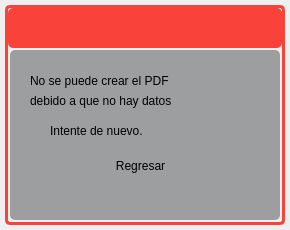
<?xml version="1.0" encoding="UTF-8"?>
<ui version="4.0">
 <class>Error_PDF</class>
 <widget class="QWidget" name="Error_PDF">
  <property name="geometry">
   <rect>
    <x>0</x>
    <y>0</y>
    <width>290</width>
    <height>230</height>
   </rect>
  </property>
  <property name="windowTitle">
   <string>Form</string>
  </property>
  <property name="styleSheet">
   <string notr="true">border-radius: 5px</string>
  </property>
  <layout class="QVBoxLayout" name="verticalLayout">
   <property name="spacing">
    <number>0</number>
   </property>
   <property name="leftMargin">
    <number>0</number>
   </property>
   <property name="topMargin">
    <number>0</number>
   </property>
   <property name="rightMargin">
    <number>0</number>
   </property>
   <property name="bottomMargin">
    <number>0</number>
   </property>
   <item>
    <widget class="QFrame" name="central_widget_frame">
     <property name="frameShape">
      <enum>QFrame::StyledPanel</enum>
     </property>
     <property name="frameShadow">
      <enum>QFrame::Raised</enum>
     </property>
     <layout class="QVBoxLayout" name="shadow_layout">
      <property name="spacing">
       <number>0</number>
      </property>
      <property name="leftMargin">
       <number>5</number>
      </property>
      <property name="topMargin">
       <number>5</number>
      </property>
      <property name="rightMargin">
       <number>5</number>
      </property>
      <property name="bottomMargin">
       <number>5</number>
      </property>
      <item>
       <widget class="QFrame" name="background_frame">
        <property name="styleSheet">
         <string notr="true">QWidget#background_frame{
border-style: solid;
border-width: 3px;

	border-color: rgb(249, 66, 58);
}</string>
        </property>
        <property name="frameShape">
         <enum>QFrame::StyledPanel</enum>
        </property>
        <property name="frameShadow">
         <enum>QFrame::Raised</enum>
        </property>
        <layout class="QVBoxLayout" name="verticalLayout_2">
         <property name="spacing">
          <number>0</number>
         </property>
         <property name="leftMargin">
          <number>0</number>
         </property>
         <property name="topMargin">
          <number>0</number>
         </property>
         <property name="rightMargin">
          <number>0</number>
         </property>
         <property name="bottomMargin">
          <number>0</number>
         </property>
         <item>
          <widget class="QFrame" name="top_bar_frame">
           <property name="minimumSize">
            <size>
             <width>0</width>
             <height>40</height>
            </size>
           </property>
           <property name="maximumSize">
            <size>
             <width>16777215</width>
             <height>40</height>
            </size>
           </property>
           <property name="styleSheet">
            <string notr="true">background-color: rgb(249, 66, 58);</string>
           </property>
           <property name="frameShape">
            <enum>QFrame::StyledPanel</enum>
           </property>
           <property name="frameShadow">
            <enum>QFrame::Raised</enum>
           </property>
           <layout class="QHBoxLayout" name="horizontalLayout_3">
            <item>
             <widget class="QLabel" name="title_label">
              <property name="minimumSize">
               <size>
                <width>120</width>
                <height>0</height>
               </size>
              </property>
              <property name="font">
               <font>
                <pointsize>10</pointsize>
                <bold>true</bold>
               </font>
              </property>
              <property name="styleSheet">
               <string notr="true">color: white;</string>
              </property>
              <property name="text">
               <string/>
              </property>
             </widget>
            </item>
            <item>
             <widget class="QFrame" name="buttons_holder_frame">
              <property name="minimumSize">
               <size>
                <width>130</width>
                <height>30</height>
               </size>
              </property>
              <property name="maximumSize">
               <size>
                <width>113</width>
                <height>16777215</height>
               </size>
              </property>
              <property name="frameShape">
               <enum>QFrame::StyledPanel</enum>
              </property>
              <property name="frameShadow">
               <enum>QFrame::Raised</enum>
              </property>
              <widget class="QToolButton" name="minimize_button">
               <property name="geometry">
                <rect>
                 <x>10</x>
                 <y>0</y>
                 <width>22</width>
                 <height>22</height>
                </rect>
               </property>
               <property name="text">
                <string/>
               </property>
               <property name="icon">
                <iconset>
                 <normaloff>../iconos/icons/maximize-window.png</normaloff>../iconos/icons/maximize-window.png</iconset>
               </property>
               <property name="iconSize">
                <size>
                 <width>25</width>
                 <height>25</height>
                </size>
               </property>
              </widget>
              <widget class="QToolButton" name="restore_button">
               <property name="geometry">
                <rect>
                 <x>50</x>
                 <y>0</y>
                 <width>22</width>
                 <height>22</height>
                </rect>
               </property>
               <property name="text">
                <string/>
               </property>
               <property name="icon">
                <iconset>
                 <normaloff>../iconos/icons/restore-window.png</normaloff>../iconos/icons/restore-window.png</iconset>
               </property>
               <property name="iconSize">
                <size>
                 <width>25</width>
                 <height>25</height>
                </size>
               </property>
              </widget>
              <widget class="QToolButton" name="maximize_button">
               <property name="geometry">
                <rect>
                 <x>50</x>
                 <y>0</y>
                 <width>22</width>
                 <height>22</height>
                </rect>
               </property>
               <property name="text">
                <string/>
               </property>
               <property name="icon">
                <iconset>
                 <normaloff>../iconos/icons/minimize-window.png</normaloff>../iconos/icons/minimize-window.png</iconset>
               </property>
               <property name="iconSize">
                <size>
                 <width>25</width>
                 <height>25</height>
                </size>
               </property>
              </widget>
              <widget class="QToolButton" name="close_button">
               <property name="geometry">
                <rect>
                 <x>90</x>
                 <y>0</y>
                 <width>22</width>
                 <height>22</height>
                </rect>
               </property>
               <property name="text">
                <string/>
               </property>
               <property name="icon">
                <iconset>
                 <normaloff>../iconos/icons/close-window.png</normaloff>../iconos/icons/close-window.png</iconset>
               </property>
               <property name="iconSize">
                <size>
                 <width>25</width>
                 <height>25</height>
                </size>
               </property>
              </widget>
             </widget>
            </item>
           </layout>
          </widget>
         </item>
         <item>
          <widget class="QFrame" name="content_frame">
           <property name="styleSheet">
            <string notr="true">QWidget#content_frame{
	border-image: url(:/imagen/logobueno_preview_rev_1.png);
}</string>
           </property>
           <property name="frameShape">
            <enum>QFrame::StyledPanel</enum>
           </property>
           <property name="frameShadow">
            <enum>QFrame::Raised</enum>
           </property>
           <layout class="QVBoxLayout" name="verticalLayout_3">
            <property name="spacing">
             <number>2</number>
            </property>
            <property name="leftMargin">
             <number>2</number>
            </property>
            <property name="topMargin">
             <number>2</number>
            </property>
            <property name="rightMargin">
             <number>2</number>
            </property>
            <property name="bottomMargin">
             <number>2</number>
            </property>
            <item>
             <widget class="QFrame" name="frame">
              <property name="styleSheet">
               <string notr="true">QWidget#frame{background-color:rgba(151, 153, 155,240);}</string>
              </property>
              <property name="frameShape">
               <enum>QFrame::StyledPanel</enum>
              </property>
              <property name="frameShadow">
               <enum>QFrame::Raised</enum>
              </property>
              <widget class="QLabel" name="label_4">
               <property name="geometry">
                <rect>
                 <x>40</x>
                 <y>70</y>
                 <width>191</width>
                 <height>21</height>
                </rect>
               </property>
               <property name="styleSheet">
                <string notr="true">color: rgb(0, 0, 0);
font: 900 15pt &quot;Arial Black&quot;;
</string>
               </property>
               <property name="text">
                <string>Intente de nuevo.</string>
               </property>
              </widget>
              <widget class="QPushButton" name="regresar_button">
               <property name="geometry">
                <rect>
                 <x>100</x>
                 <y>100</y>
                 <width>61</width>
                 <height>31</height>
                </rect>
               </property>
               <property name="styleSheet">
                <string notr="true">QPushButton#regresar_button{
background-color: #74AA50;
color: white;
border-radius: 3px;
}
QPushButton::hover#regresar_button{background-color: #ffc13b};
</string>
               </property>
               <property name="text">
                <string>Regresar</string>
               </property>
              </widget>
              <widget class="QLabel" name="label_3">
               <property name="geometry">
                <rect>
                 <x>20</x>
                 <y>40</y>
                 <width>241</width>
                 <height>21</height>
                </rect>
               </property>
               <property name="styleSheet">
                <string notr="true">color: rgb(0, 0, 0);
font: 15pt &quot;Arial&quot;;

</string>
               </property>
               <property name="text">
                <string>debido a que no hay datos</string>
               </property>
              </widget>
              <widget class="QLabel" name="label">
               <property name="geometry">
                <rect>
                 <x>20</x>
                 <y>20</y>
                 <width>241</width>
                 <height>21</height>
                </rect>
               </property>
               <property name="styleSheet">
                <string notr="true">color: rgb(0, 0, 0);
font: 15pt &quot;Arial&quot;;

</string>
               </property>
               <property name="text">
                <string>No se puede crear el PDF</string>
               </property>
              </widget>
             </widget>
            </item>
           </layout>
          </widget>
         </item>
        </layout>
       </widget>
      </item>
     </layout>
    </widget>
   </item>
  </layout>
 </widget>
 <resources>
  <include location="../imagenes/res.qrc"/>
 </resources>
 <connections/>
</ui>
